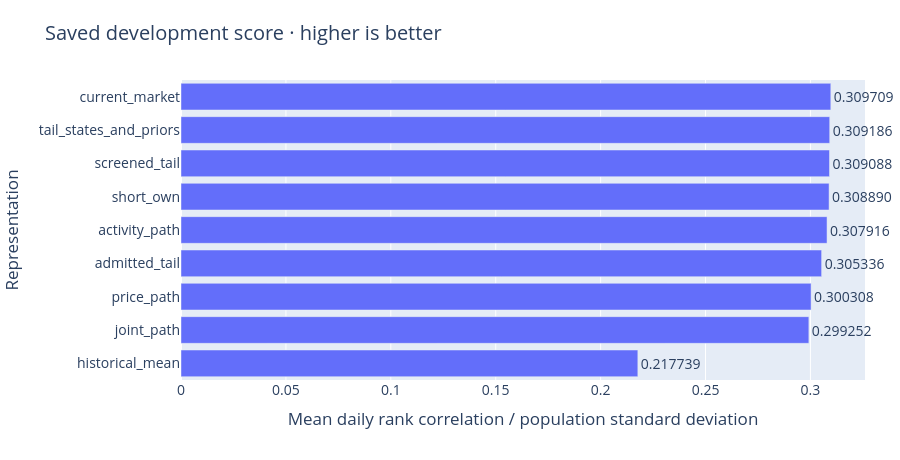

Write notebook code for a chart like this one.
### Markdown cell above
## 2 · Saved development results

The following chart reads the recovered, sealed market-path summary. It does not
rerun an experiment. The observations and metric must match before comparisons
are made; no leaderboard score is plotted on these axes.

### Code cell
scores = pd.DataFrame([
    {'Representation':name, 'Score':s['official_metric']}
    for name,s in receipt['saved_scores'].items()
]).sort_values('Score')
fig = go.Figure(go.Bar(x=scores.Score.tolist(), y=scores.Representation.tolist(),
                      orientation='h', text=[f'{v:.6f}' for v in scores.Score],
                      textposition='outside', cliponaxis=False))
fig.update_layout(title='Saved development score · higher is better',
                  xaxis_title='Mean daily rank correlation / population standard deviation',
                  yaxis_title='Representation')
show(fig, 'saved_development_scores')

### Figure 1 — Plotly figure (JSON) as saved in the notebook; plotly's stock layout.template omitted (floating-point values rounded to 4 significant figures)
{"data": [{"cliponaxis": false, "orientation": "h", "text": ["0.217739", "0.299252", "0.300308", "0.305336", "0.307916", "0.308890", "0.309088", "0.309186", "0.309709"], "textposition": "outside", "type": "bar", "x": [0.2177, 0.2993, 0.3003, 0.3053, 0.3079, 0.3089, 0.3091, 0.3092, 0.3097], "y": ["historical_mean", "joint_path", "price_path", "admitted_tail", "activity_path", "short_own", "screened_tail", "tail_states_and_priors", "current_market"]}], "layout": {"font": {"size": 14}, "height": 460, "hovermode": "closest", "margin": {"b": 80, "l": 70, "r": 35, "t": 80}, "title": {"text": "Saved development score · higher is better"}, "xaxis": {"title": {"text": "Mean daily rank correlation / population standard deviation"}}, "yaxis": {"title": {"text": "Representation"}}}}
